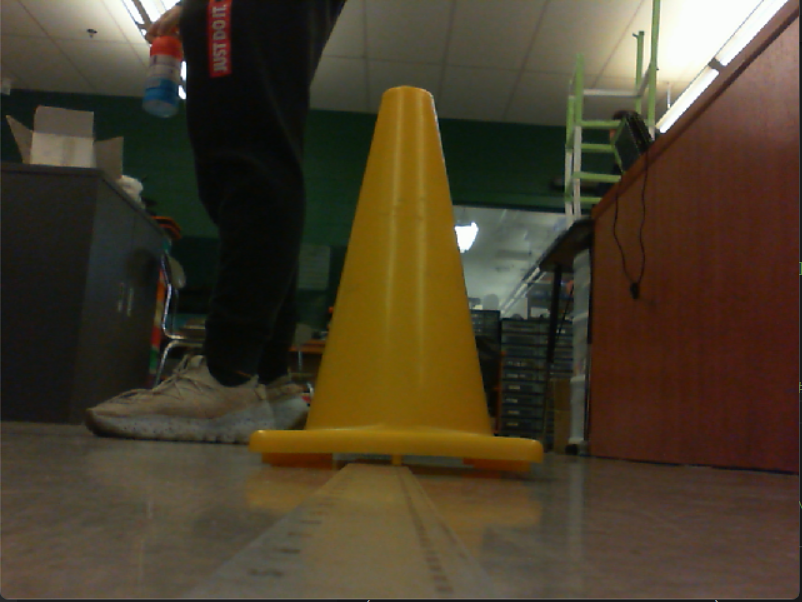
#> input picture calibratecone.PNG, 802 x 602 px
$ python -i example.py   (imports and definitions only)   (older library calls are emulated)
#> lines starting #> are read from the running program, lines starting #| are printed output that depends on the picture; after the words box and inside, x2 and y2 are one past the last pixel; in counts of white or black regions, pixels touching at a corner belong together
import cv2
import numpy as np
import math
from enum import Enum

####IMPORTANT NOTES####
# under __find_contours, remove the first variable from im2, contours ,hierarchy =cv2.findContours(input, mode=mode, method=method), a.k.a. remove im2.
# this is because the current cv2 that grip uses is slightly outdated, so the syntax have changed and the first variable is no longer supported.
# besides, the first variable isn't actually used for anything, it was just part of the original version of cv.
# fixing legacy code is still faster than creating this from scratch though :D

#optionally, under __filter_contours, before the return statement you can add print("worked") to see if the pipeline worked.
#this might cause too much clutter, because you'll know if it works when you get a giant array.

#TO DO: remember to resize the feed so that distance estimation is easy.
#######################

class ExamplePipeline:
    """
    An OpenCV pipeline generated by GRIP.
    """

    def __init__(self):
        """initializes all values to presets or None if need to be set
        """

        self.__hsv_threshold_0_hue = [0.0, 63.37500684418975]
        self.__hsv_threshold_0_saturation = [21.610169491525422, 157.27272727272725]
        self.__hsv_threshold_0_value = [43.220338983050844, 223.1818181818182]

        self.hsv_threshold_0_output = None


        self.__hsv_threshold_1_hue = [92.06185467108598, 152.522940347999]
        self.__hsv_threshold_1_saturation = [136.05251392106655, 255.0]
        self.__hsv_threshold_1_value = [0.0, 255.0]

        self.hsv_threshold_1_output = None

        self.__cv_erode_0_src = self.hsv_threshold_0_output
        self.__cv_erode_0_kernel = None
        self.__cv_erode_0_anchor = (-1, -1)
        self.__cv_erode_0_iterations = 2.0
        self.__cv_erode_0_bordertype = cv2.BORDER_CONSTANT
        self.__cv_erode_0_bordervalue = (-1)

        self.cv_erode_0_output = None

        self.__cv_erode_1_src = self.hsv_threshold_1_output
        self.__cv_erode_1_kernel = None
        self.__cv_erode_1_anchor = (-1, -1)
        self.__cv_erode_1_iterations = 2.0
        self.__cv_erode_1_bordertype = cv2.BORDER_CONSTANT
        self.__cv_erode_1_bordervalue = (-1)

        self.cv_erode_1_output = None

        self.__find_contours_0_input = self.cv_erode_0_output
        self.__find_contours_0_external_only = False

        self.find_contours_0_output = None

        self.__find_contours_1_input = self.cv_erode_1_output
        self.__find_contours_1_external_only = False

        self.find_contours_1_output = None

        self.__filter_contours_0_contours = self.find_contours_0_output
        self.__filter_contours_0_min_area = 100.0
        self.__filter_contours_0_min_perimeter = 0
        self.__filter_contours_0_min_width = 0
        self.__filter_contours_0_max_width = 1000
        self.__filter_contours_0_min_height = 0
        self.__filter_contours_0_max_height = 1000
        self.__filter_contours_0_solidity = [0, 100]
        self.__filter_contours_0_max_vertices = 1000000
        self.__filter_contours_0_min_vertices = 0
        self.__filter_contours_0_min_ratio = 0
        self.__filter_contours_0_max_ratio = 1000

        self.filter_contours_0_output = None

        self.__filter_contours_1_contours = self.find_contours_1_output
        self.__filter_contours_1_min_area = 100.0
        self.__filter_contours_1_min_perimeter = 0
        self.__filter_contours_1_min_width = 0
        self.__filter_contours_1_max_width = 1000
        self.__filter_contours_1_min_height = 0
        self.__filter_contours_1_max_height = 1000
        self.__filter_contours_1_solidity = [0, 100]
        self.__filter_contours_1_max_vertices = 1000000
        self.__filter_contours_1_min_vertices = 0
        self.__filter_contours_1_min_ratio = 0
        self.__filter_contours_1_max_ratio = 1000

        self.filter_contours_1_output = None


    def process(self, source0):
        """
        Runs the pipeline and sets all outputs to new values.
        """
        # Step HSV_Threshold0:
        self.__hsv_threshold_0_input = source0
        (self.hsv_threshold_0_output) = self.__hsv_threshold(self.__hsv_threshold_0_input, self.__hsv_threshold_0_hue, self.__hsv_threshold_0_saturation, self.__hsv_threshold_0_value)

        # Step HSV_Threshold1:
        self.__hsv_threshold_1_input = source0
        (self.hsv_threshold_1_output) = self.__hsv_threshold(self.__hsv_threshold_1_input, self.__hsv_threshold_1_hue, self.__hsv_threshold_1_saturation, self.__hsv_threshold_1_value)

        # Step CV_erode0:
        self.__cv_erode_0_src = self.hsv_threshold_0_output
        (self.cv_erode_0_output) = self.__cv_erode(self.__cv_erode_0_src, self.__cv_erode_0_kernel, self.__cv_erode_0_anchor, self.__cv_erode_0_iterations, self.__cv_erode_0_bordertype, self.__cv_erode_0_bordervalue)

        # Step CV_erode1:
        self.__cv_erode_1_src = self.hsv_threshold_1_output
        (self.cv_erode_1_output) = self.__cv_erode(self.__cv_erode_1_src, self.__cv_erode_1_kernel, self.__cv_erode_1_anchor, self.__cv_erode_1_iterations, self.__cv_erode_1_bordertype, self.__cv_erode_1_bordervalue)

        # Step Find_Contours0:
        self.__find_contours_0_input = self.cv_erode_0_output
        (self.find_contours_0_output) = self.__find_contours(self.__find_contours_0_input, self.__find_contours_0_external_only)

        # Step Find_Contours1:
        self.__find_contours_1_input = self.cv_erode_1_output
        (self.find_contours_1_output) = self.__find_contours(self.__find_contours_1_input, self.__find_contours_1_external_only)

        # Step Filter_Contours0:
        self.__filter_contours_0_contours = self.find_contours_0_output
        (self.filter_contours_0_output) = self.__filter_contours(self.__filter_contours_0_contours, self.__filter_contours_0_min_area, self.__filter_contours_0_min_perimeter, self.__filter_contours_0_min_width, self.__filter_contours_0_max_width, self.__filter_contours_0_min_height, self.__filter_contours_0_max_height, self.__filter_contours_0_solidity, self.__filter_contours_0_max_vertices, self.__filter_contours_0_min_vertices, self.__filter_contours_0_min_ratio, self.__filter_contours_0_max_ratio)

        # Step Filter_Contours1:
        self.__filter_contours_1_contours = self.find_contours_1_output
        (self.filter_contours_1_output) = self.__filter_contours(self.__filter_contours_1_contours, self.__filter_contours_1_min_area, self.__filter_contours_1_min_perimeter, self.__filter_contours_1_min_width, self.__filter_contours_1_max_width, self.__filter_contours_1_min_height, self.__filter_contours_1_max_height, self.__filter_contours_1_solidity, self.__filter_contours_1_max_vertices, self.__filter_contours_1_min_vertices, self.__filter_contours_1_min_ratio, self.__filter_contours_1_max_ratio)


    @staticmethod
    def __hsv_threshold(input, hue, sat, val):
        """Segment an image based on hue, saturation, and value ranges.
        Args:
            input: A BGR numpy.ndarray.
            hue: A list of two numbers the are the min and max hue.
            sat: A list of two numbers the are the min and max saturation.
            lum: A list of two numbers the are the min and max value.
        Returns:
            A black and white numpy.ndarray.
        """
        out = cv2.cvtColor(input, cv2.COLOR_BGR2HSV)
        return cv2.inRange(out, (hue[0], sat[0], val[0]),  (hue[1], sat[1], val[1]))

    @staticmethod
    def __cv_erode(src, kernel, anchor, iterations, border_type, border_value):
        """Expands area of lower value in an image.
        Args:
           src: A numpy.ndarray.
           kernel: The kernel for erosion. A numpy.ndarray.
           iterations: the number of times to erode.
           border_type: Opencv enum that represents a border type.
           border_value: value to be used for a constant border.
        Returns:
            A numpy.ndarray after erosion.
        """
        return cv2.erode(src, kernel, anchor, iterations = (int) (iterations +0.5),
                            borderType = border_type, borderValue = border_value)

    @staticmethod
    def __find_contours(input, external_only):
        """Sets the values of pixels in a binary image to their distance to the nearest black pixel.
        Args:
            input: A numpy.ndarray.
            external_only: A boolean. If true only external contours are found.
        Return:
            A list of numpy.ndarray where each one represents a contour.
        """
        if(external_only):
            mode = cv2.RETR_EXTERNAL
        else:
            mode = cv2.RETR_LIST
        method = cv2.CHAIN_APPROX_SIMPLE
        contours, hierarchy =cv2.findContours(input, mode=mode, method=method)
        return contours

    @staticmethod
    def __filter_contours(input_contours, min_area, min_perimeter, min_width, max_width,
                        min_height, max_height, solidity, max_vertex_count, min_vertex_count,
                        min_ratio, max_ratio):
        """Filters out contours that do not meet certain criteria.
        Args:
            input_contours: Contours as a list of numpy.ndarray.
            min_area: The minimum area of a contour that will be kept.
            min_perimeter: The minimum perimeter of a contour that will be kept.
            min_width: Minimum width of a contour.
            max_width: MaxWidth maximum width.
            min_height: Minimum height.
            max_height: Maximimum height.
            solidity: The minimum and maximum solidity of a contour.
            min_vertex_count: Minimum vertex Count of the contours.
            max_vertex_count: Maximum vertex Count.
            min_ratio: Minimum ratio of width to height.
            max_ratio: Maximum ratio of width to height.
        Returns:
            Contours as a list of numpy.ndarray.
        """
        output = []
        for contour in input_contours:
            x,y,w,h = cv2.boundingRect(contour)
            if (w < min_width or w > max_width):
                continue
            if (h < min_height or h > max_height):
                continue
            area = cv2.contourArea(contour)
            if (area < min_area):
                continue
            if (cv2.arcLength(contour, True) < min_perimeter):
                continue
            hull = cv2.convexHull(contour)
            solid = 100 * area / cv2.contourArea(hull)
            if (solid < solidity[0] or solid > solidity[1]):
                continue
            if (len(contour) < min_vertex_count or len(contour) > max_vertex_count):
                continue
            ratio = (float)(w) / h
            if (ratio < min_ratio or ratio > max_ratio):
                continue
            output.append(contour)

        return output

>>> import cv2
>>> picture = cv2.imread('../calibratecone.PNG')
#> picture is the input picture: shape (602, 802, 3); mean B, G, R 43.1, 62.3, 73.1
>>> result = ExamplePipeline().process(picture)
#> in __hsv_threshold, `out = cv2.cvtColor(input, cv2.COLOR_BGR2HSV)`: out: shape (602, 802, 3); mean H, S, V 32.1, 110.5, 75.4
#> in __hsv_threshold, `return cv2.inRange(out, (hue[0], sat[0], val[0]),  (hue[1], sat[1], va..`:
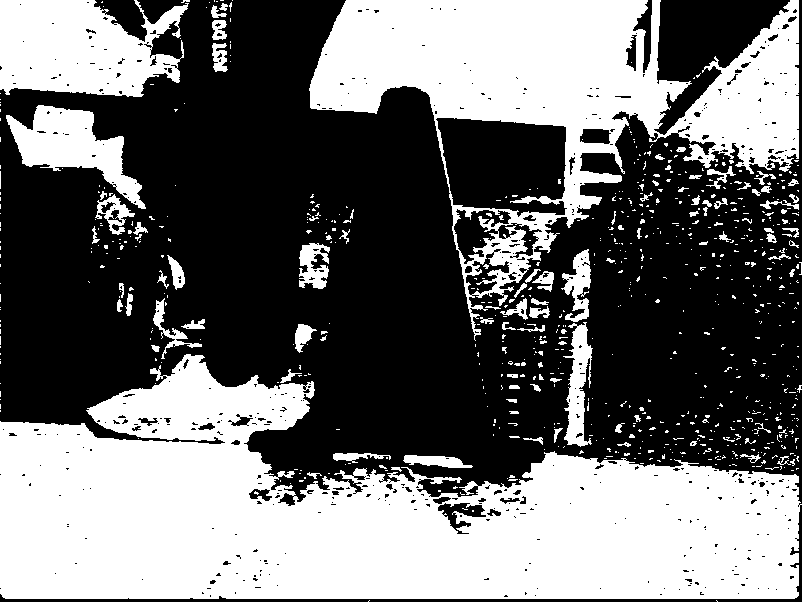
#> returned value: shape (602, 802); 43.6% white; 755 white regions (652 under 20 px), largest, box (x1, y1, x2, y2) and area: (0, 354, 802, 599) 118668, (309, 0, 799, 341) 57849, (0, 0, 189, 97) 13565
#> in __hsv_threshold (call 2), `return cv2.inRange(out, (hue[0], sat[0], val[0]),  (hue[1], sat[1], va..`:
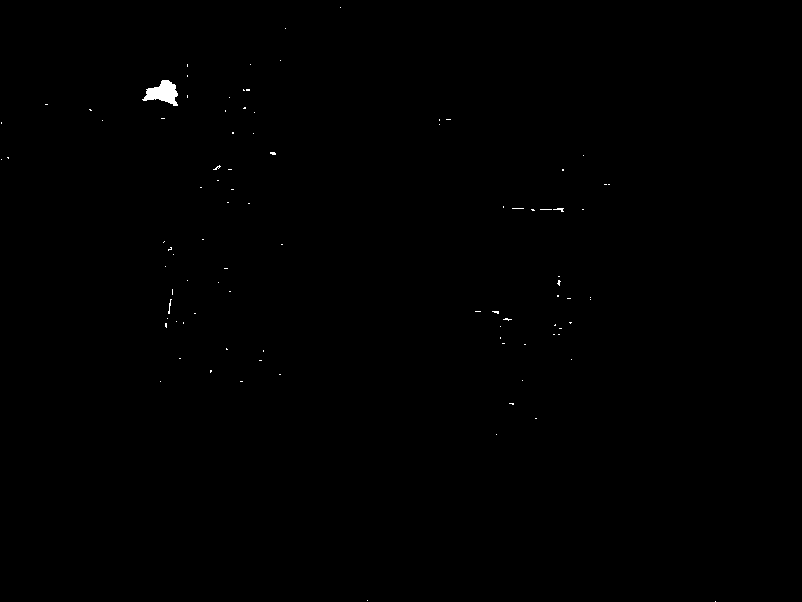
#> returned value: shape (602, 802); 0.18% white; 94 white regions (91 under 20 px), largest, box (x1, y1, x2, y2) and area: (142, 80, 178, 106) 529, (553, 208, 564, 212) 22, (168, 299, 172, 314) 22
